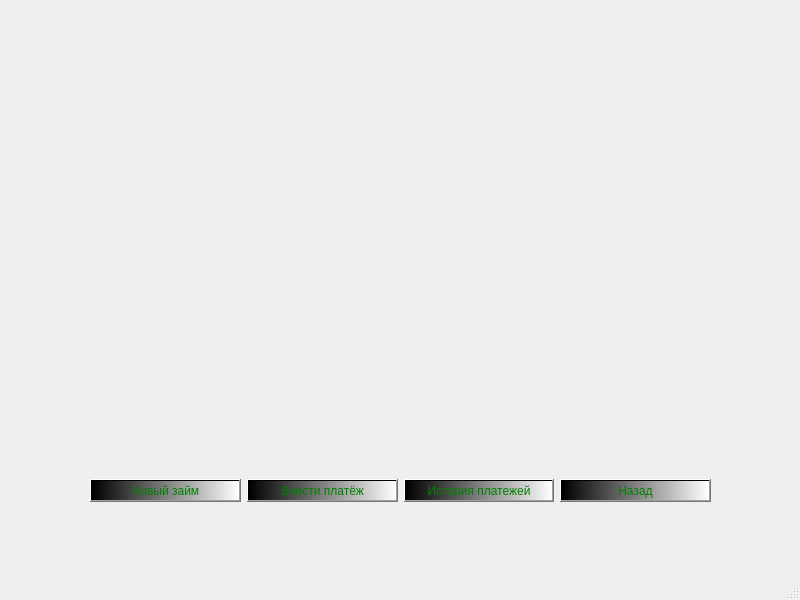
<?xml version="1.0" encoding="UTF-8"?>
<ui version="4.0">
 <class>MainWindow</class>
 <widget class="QMainWindow" name="MainWindow">
  <property name="geometry">
   <rect>
    <x>0</x>
    <y>0</y>
    <width>800</width>
    <height>600</height>
   </rect>
  </property>
  <property name="windowTitle">
   <string>MainWindow</string>
  </property>
  <widget class="QWidget" name="centralwidget">
   <widget class="QWidget" name="verticalLayoutWidget">
    <property name="geometry">
     <rect>
      <x>49</x>
      <y>40</y>
      <width>701</width>
      <height>381</height>
     </rect>
    </property>
    <layout class="QVBoxLayout" name="verticalLayout"/>
   </widget>
   <widget class="QWidget" name="layoutWidget">
    <property name="geometry">
     <rect>
      <x>90</x>
      <y>460</y>
      <width>621</width>
      <height>61</height>
     </rect>
    </property>
    <layout class="QHBoxLayout" name="horizontalLayout">
     <item>
      <widget class="QPushButton" name="new_loan_button">
       <property name="styleSheet">
        <string notr="true">background-color: qlineargradient(spread:pad, x1:0, y1:0, x2:1, y2:0, stop:0 rgba(0, 0, 0, 255), stop:1 rgba(255, 255, 255, 255));
font: 75 11pt &quot;MS Shell Dlg 2&quot;;
color: green;</string>
       </property>
       <property name="text">
        <string>Новый займ</string>
       </property>
      </widget>
     </item>
     <item>
      <widget class="QPushButton" name="payment_button">
       <property name="styleSheet">
        <string notr="true">background-color: qlineargradient(spread:pad, x1:0, y1:0, x2:1, y2:0, stop:0 rgba(0, 0, 0, 255), stop:1 rgba(255, 255, 255, 255));
font: 75 11pt &quot;MS Shell Dlg 2&quot;;
color: green;</string>
       </property>
       <property name="text">
        <string>Внести платёж</string>
       </property>
      </widget>
     </item>
     <item>
      <widget class="QPushButton" name="history_payment_button">
       <property name="styleSheet">
        <string notr="true">background-color: qlineargradient(spread:pad, x1:0, y1:0, x2:1, y2:0, stop:0 rgba(0, 0, 0, 255), stop:1 rgba(255, 255, 255, 255));
font: 75 11pt &quot;MS Shell Dlg 2&quot;;
color: green;
</string>
       </property>
       <property name="text">
        <string>История платежей</string>
       </property>
      </widget>
     </item>
     <item>
      <widget class="QPushButton" name="back_button">
       <property name="styleSheet">
        <string notr="true">background-color: qlineargradient(spread:pad, x1:0, y1:0, x2:1, y2:0, stop:0 rgba(0, 0, 0, 255), stop:1 rgba(255, 255, 255, 255));
font: 75 11pt &quot;MS Shell Dlg 2&quot;;
color: green;</string>
       </property>
       <property name="text">
        <string>Назад</string>
       </property>
      </widget>
     </item>
    </layout>
   </widget>
   <widget class="QLabel" name="label">
    <property name="geometry">
     <rect>
      <x>-4</x>
      <y>-11</y>
      <width>811</width>
      <height>591</height>
     </rect>
    </property>
    <property name="text">
     <string/>
    </property>
   </widget>
   <zorder>label</zorder>
   <zorder>verticalLayoutWidget</zorder>
   <zorder>layoutWidget</zorder>
  </widget>
  <widget class="QMenuBar" name="menubar">
   <property name="geometry">
    <rect>
     <x>0</x>
     <y>0</y>
     <width>800</width>
     <height>21</height>
    </rect>
   </property>
  </widget>
  <widget class="QStatusBar" name="statusbar"/>
 </widget>
 <resources/>
 <connections/>
</ui>
